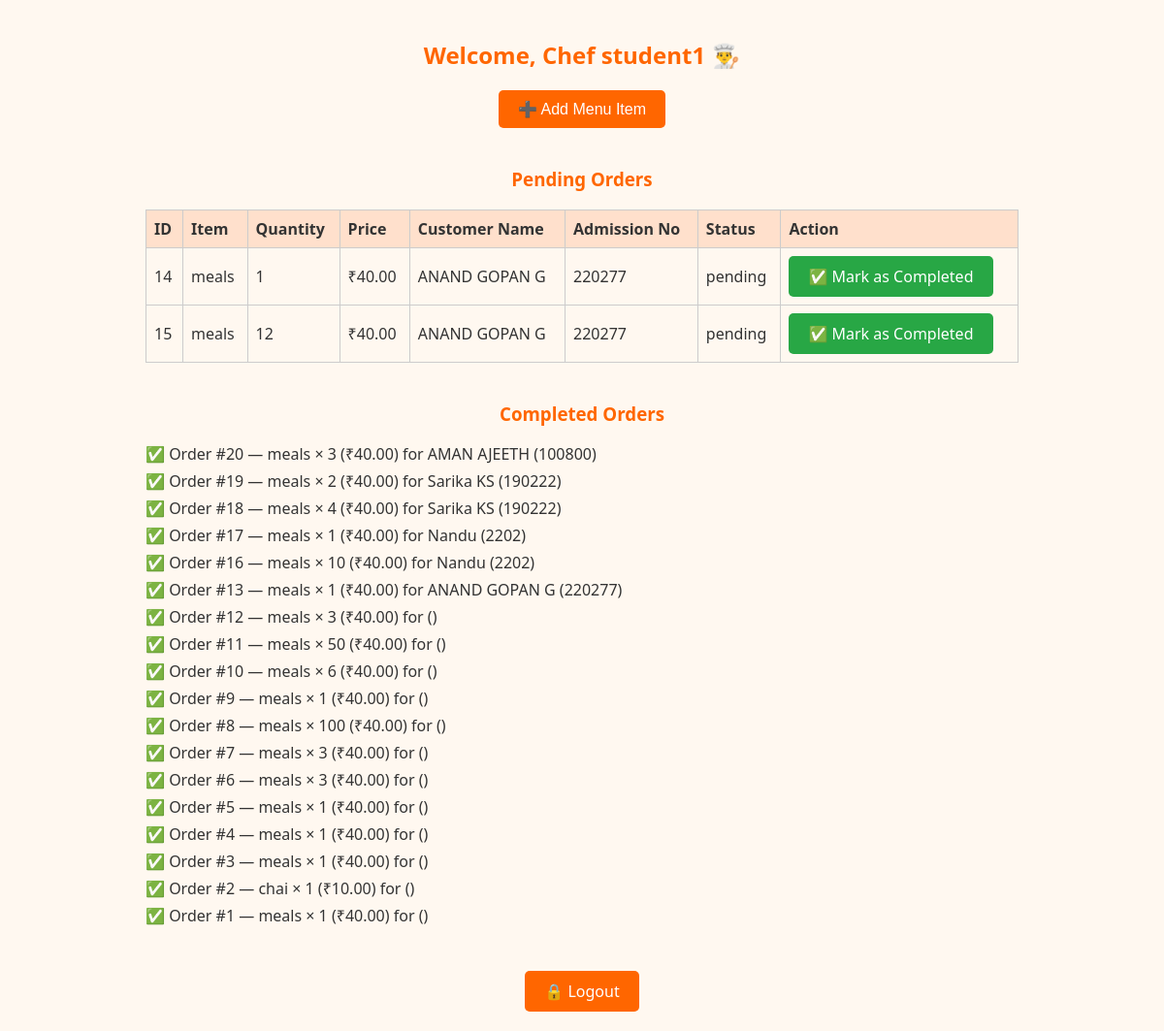
The app's page /chef/chefdashboard/ (signed in) with its own data.
### chef/models.py (models this page shows, shortened)
class Order(models.Model):
    STATUS_CHOICES = (
        ('pending', 'Pending'),
        ('completed', 'Completed'),
    )
    student = models.ForeignKey(User, on_delete=models.CASCADE)
    menu_item = models.ForeignKey(MenuItem, on_delete=models.CASCADE)
    quantity = models.PositiveIntegerField(default=1)
    status = models.CharField(max_length=10, choices=STATUS_CHOICES, default='pending')
    timestamp = models.DateTimeField(auto_now_add=True)
    def __str__(self):
        return f'{self.menu_item.name} x {self.quantity} - {self.student.username}'

class MenuItem(models.Model):
    name = models.CharField(max_length=100)
    price = models.DecimalField(max_digits=6, decimal_places=2)

### users/models.py (models this page shows, shortened)
class UserProfile(models.Model):
    user = models.OneToOneField(User, on_delete=models.CASCADE)
    role = models.CharField(max_length=10, choices=ROLE_CHOICES)
    full_name = models.CharField(max_length=100, blank=True)
    admission_number = models.CharField(max_length=20, blank=True)

### chef/views.py (the view)
# urls.py: path('chefdashboard/',views.chef_queue,name="chef_dashboard_2"),
@login_required
def chef_queue(request):
    print("helllooo", flush=True)
    pending_orders = Order.objects.filter(status='pending').order_by('timestamp')
    completed_orders = Order.objects.filter(status='completed').order_by('-timestamp')
    print("hello")
    print(pending_orders)
    print(completed_orders)
    return render(request, 'test.html', {
        'pending_orders': pending_orders,
        'completed_orders': completed_orders
    })

### templates/test.html (shortened to what this page needs)
<!DOCTYPE html>
<html lang="en">
<head>
</head>
<body>
<div class="container">
    <h2>Welcome, Chef {{ request.user.username }} 👨‍🍳</h2>
    <form action="{% url 'add_menu_item' %}" method="get" style="margin-top: 20px;">
        <button type="submit" class="btn">➕ Add Menu Item</button>
    </form>
    <div class="section">
        <h3>Pending Orders</h3>
        {% if pending_orders %}
            <table class="table">
                <thead>
                    <tr>
                        <th>ID</th>
                        <th>Item</th>
                        <th>Quantity</th>
                        <th>Price</th>
                        <th>Customer Name</th>
                        <th>Admission No</th>
                        <th>Status</th>
                        <th>Action</th>
                    </tr>
                </thead>
                <tbody>
                    {% for order in pending_orders %}
                    <tr>
                        <td>{{ order.id }}</td>
                        <td>{{ order.menu_item.name }}</td>
                        <td>{{ order.quantity }}</td>
                        <td>₹{{ order.menu_item.price }}</td>
                        <td>{{ order.student.userprofile.full_name }}</td>
                        <td>{{ order.student.userprofile.admission_number }}</td>
                        <td>{{ order.status }}</td>
                        <td>
                            <a href="{% url 'mark_order_completed' order.id %}" class="btn btn-green">✅ Mark as Completed</a>
                        </td>
                    </tr>
                    {% endfor %}
                </tbody>
            </table>
        {% else %}
            <p style="color: #666;">No pending orders.</p>
        {% endif %}
    </div>
    <div class="section">
        <h3>Completed Orders</h3>
        {% if completed_orders %}
            <ul class="completed-list">
                {% for order in completed_orders %}
                <li>
                    ✅ Order #{{ order.id }} — {{ order.menu_item.name }} × {{ order.quantity }} (₹{{ order.menu_item.price }})
                    for {{ order.student.userprofile.full_name }} ({{ order.student.userprofile.admission_number }})
                </li>
                {% endfor %}
            </ul>
        {% else %}
            <p style="color: #666;">No completed orders yet.</p>
        {% endif %}
    </div>
    <div class="logout-link">
        <a href="{% url 'logout' %}" class="btn">🔒 Logout</a>
    </div>
</div>
</body>
</html>

### templates/test.html (style rules this page uses)
body { font-family: 'Segoe UI', Tahoma, Geneva, Verdana, sans-serif; margin: 0; padding: 20px; background-color: #fff8f0; color: #333; }
.container { max-width: 900px; margin: auto; text-align: center; }
h2, h3 { color: #ff6600; }
.btn { background-color: #ff6600; color: white; padding: 10px 20px; border: none; border-radius: 5px; font-size: 16px; cursor: pointer; text-decoration: none; display: inline-block; }
.btn-green { background-color: #28a745; }
.table { width: 100%; border-collapse: collapse; margin-top: 10px; text-align: left; }
.table th, .table td { border: 1px solid #ccc; padding: 8px; }
.table th { background-color: #ffe0cc; }
.completed-list { list-style: none; padding-left: 0; margin-top: 10px; }
.completed-list li { margin-bottom: 6px; text-align: left; }
.section { margin-top: 40px; }
.logout-link { margin-top: 30px; display: inline-block; }

### records on screen
Order: id "14", menu_item.name "meals", quantity "1", menu_item.price "40.00", student.userprofile.full_name "ANAND GOPAN G", student.userprofile.admission_number "220277", status "pending"
Order: id "15", menu_item.name "meals", quantity "12", menu_item.price "40.00", student.userprofile.full_name "ANAND GOPAN G", student.userprofile.admission_number "220277", status "pending"
Order: id "20", menu_item.name "meals", quantity "3", menu_item.price "40.00", student.userprofile.full_name "AMAN AJEETH", student.userprofile.admission_number "100800"
Order: id "19", menu_item.name "meals", quantity "2", menu_item.price "40.00", student.userprofile.full_name "Sarika KS", student.userprofile.admission_number "190222"
Order: id "18", menu_item.name "meals", quantity "4", menu_item.price "40.00", student.userprofile.full_name "Sarika KS", student.userprofile.admission_number "190222"
Order: id "17", menu_item.name "meals", quantity "1", menu_item.price "40.00", student.userprofile.full_name "Nandu", student.userprofile.admission_number "2202"
Order: id "16", menu_item.name "meals", quantity "10", menu_item.price "40.00", student.userprofile.full_name "Nandu", student.userprofile.admission_number "2202"
Order: id "13", menu_item.name "meals", quantity "1", menu_item.price "40.00", student.userprofile.full_name "ANAND GOPAN G", student.userprofile.admission_number "220277"
Order: id "12", menu_item.name "meals", quantity "3", menu_item.price "40.00"
Order: id "11", menu_item.name "meals", quantity "50", menu_item.price "40.00"
Order: id "10", menu_item.name "meals", quantity "6", menu_item.price "40.00"
Order: id "9", menu_item.name "meals", quantity "1", menu_item.price "40.00"
Order: id "8", menu_item.name "meals", quantity "100", menu_item.price "40.00"
Order: id "7", menu_item.name "meals", quantity "3", menu_item.price "40.00"
Order: id "6", menu_item.name "meals", quantity "3", menu_item.price "40.00"
Order: id "5", menu_item.name "meals", quantity "1", menu_item.price "40.00"
Order: id "4", menu_item.name "meals", quantity "1", menu_item.price "40.00"
Order: id "3", menu_item.name "meals", quantity "1", menu_item.price "40.00"
Order: id "2", menu_item.name "chai", quantity "1", menu_item.price "10.00"
Order: id "1", menu_item.name "meals", quantity "1", menu_item.price "40.00"

### other values on screen
{{ request.user.username }} "student1"
